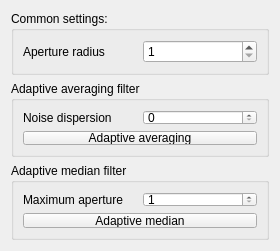
<?xml version="1.0" encoding="UTF-8"?>
<ui version="4.0">
 <class>AdaptAver</class>
 <widget class="QWidget" name="AdaptAver">
  <property name="geometry">
   <rect>
    <x>0</x>
    <y>0</y>
    <width>280</width>
    <height>251</height>
   </rect>
  </property>
  <property name="minimumSize">
   <size>
    <width>280</width>
    <height>251</height>
   </size>
  </property>
  <property name="maximumSize">
   <size>
    <width>280</width>
    <height>251</height>
   </size>
  </property>
  <property name="windowTitle">
   <string>Form</string>
  </property>
  <layout class="QVBoxLayout" name="verticalLayout_3">
   <item>
    <widget class="QGroupBox" name="groupBox">
     <property name="title">
      <string>Common settings:</string>
     </property>
     <layout class="QHBoxLayout" name="horizontalLayout_3">
      <item>
       <widget class="QLabel" name="label_7">
        <property name="text">
         <string>Aperture radius</string>
        </property>
       </widget>
      </item>
      <item>
       <widget class="QSpinBox" name="spinBox">
        <property name="minimum">
         <number>1</number>
        </property>
       </widget>
      </item>
     </layout>
    </widget>
   </item>
   <item>
    <widget class="QGroupBox" name="groupBox_2">
     <property name="title">
      <string>Adaptive averaging filter</string>
     </property>
     <layout class="QVBoxLayout" name="verticalLayout">
      <item>
       <layout class="QHBoxLayout" name="horizontalLayout_4">
        <item>
         <widget class="QLabel" name="label_8">
          <property name="text">
           <string>Noise dispersion</string>
          </property>
         </widget>
        </item>
        <item>
         <widget class="QSpinBox" name="spinBox_2"/>
        </item>
       </layout>
      </item>
      <item>
       <widget class="QPushButton" name="pushButton_5">
        <property name="styleSheet">
         <string notr="true"/>
        </property>
        <property name="text">
         <string>Adaptive averaging</string>
        </property>
       </widget>
      </item>
     </layout>
    </widget>
   </item>
   <item>
    <widget class="QGroupBox" name="groupBox_3">
     <property name="title">
      <string>Adaptive median filter</string>
     </property>
     <layout class="QVBoxLayout" name="verticalLayout_2">
      <item>
       <layout class="QHBoxLayout" name="horizontalLayout">
        <item>
         <widget class="QLabel" name="label_9">
          <property name="text">
           <string>Maximum aperture</string>
          </property>
         </widget>
        </item>
        <item>
         <widget class="QSpinBox" name="spinBox_3">
          <property name="minimum">
           <number>1</number>
          </property>
          <property name="maximum">
           <number>10</number>
          </property>
         </widget>
        </item>
       </layout>
      </item>
      <item>
       <widget class="QPushButton" name="pushButton_2">
        <property name="text">
         <string>Adaptive median</string>
        </property>
       </widget>
      </item>
     </layout>
    </widget>
   </item>
  </layout>
 </widget>
 <resources/>
 <connections/>
</ui>
